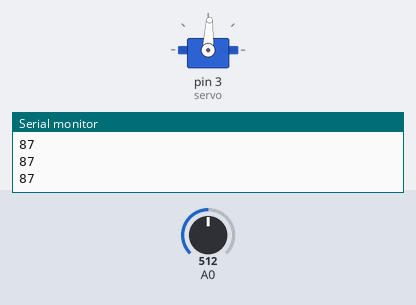
Simulated run of this sketch. Board: Arduino Uno, built with avr-gcc and run on an emulated ATmega328P. Parts: servo, the last lines printed to the serial monitor. Inputs (shaded band) come from the test bench; at power-on: A0 = 512.

Above: at 1.2 s.
1.3 s: A0 set to 716
At 2.1 s:
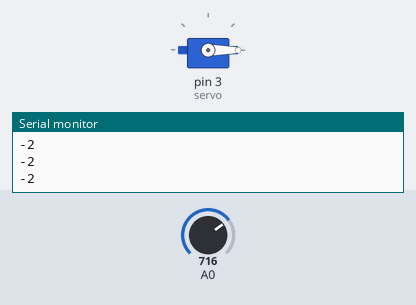
2.8 s: A0 set to 306
At 3.3 s:
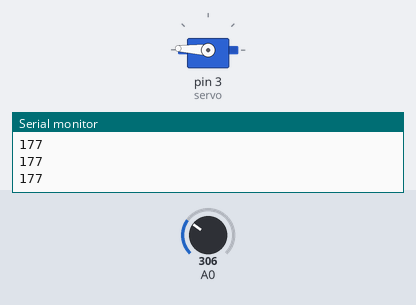
4.3 s: A0 set to 122
At 5.4 s:
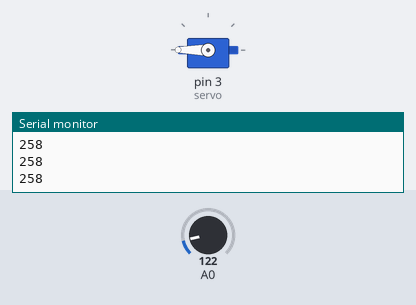
5.8 s: A0 set to 511
At 6.9 s:
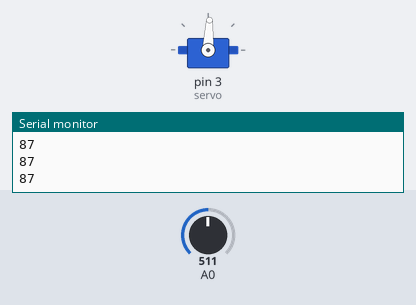
7.3 s: A0 set to 900
At 8.3 s:
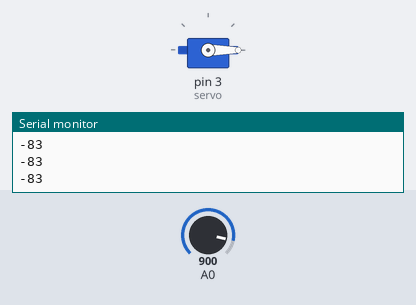
Timing chart, 0 to 9.8 s (numbered marks = the images above; inputs shaded):
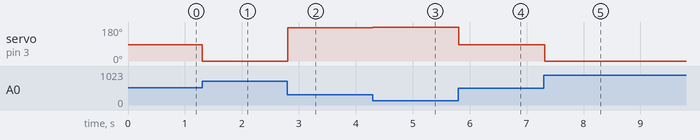

The sketch:

Codigo_controle_Servo_Motor_Arduino.ino
```cpp
//Importa a biblioteca nativa do Arduino para controle PWM
// de Servo Motores
#include <Servo.h>

//Cria um objeto da classe "Servo"
Servo servo;

void setup()
{
  pinMode(A0,INPUT);
  Serial.begin(9600);
  //Relaciona o objeto criado à uma gpio do Arduino, gerando
  // o PWM nesse pino
  servo.attach(3);
}

void loop()
{
  float sensor=analogRead(A0);
  int angulo=map(sensor,710,301,0,180);
  Serial.println(angulo);

  //Uso o método write, que pega o ângulo fornecido, converte
  // para duty cycle e gera a onda PWM no gpio ligado ao objeto
  servo.write(angulo);
  delay(15);
}
```

Measured:
- after the input at 1.3 s, servo on pin 3 (servo): 87° → 0° at once
- after the input at 2.8 s, servo on pin 3 (servo): 0° → 177° at once
- after the input at 4.3 s, servo on pin 3 (servo): 177° → 180° at once
- after the input at 5.8 s, servo on pin 3 (servo): 180° → 87° at once
- after the input at 7.3 s, servo on pin 3 (servo): 87° → 0° at once
